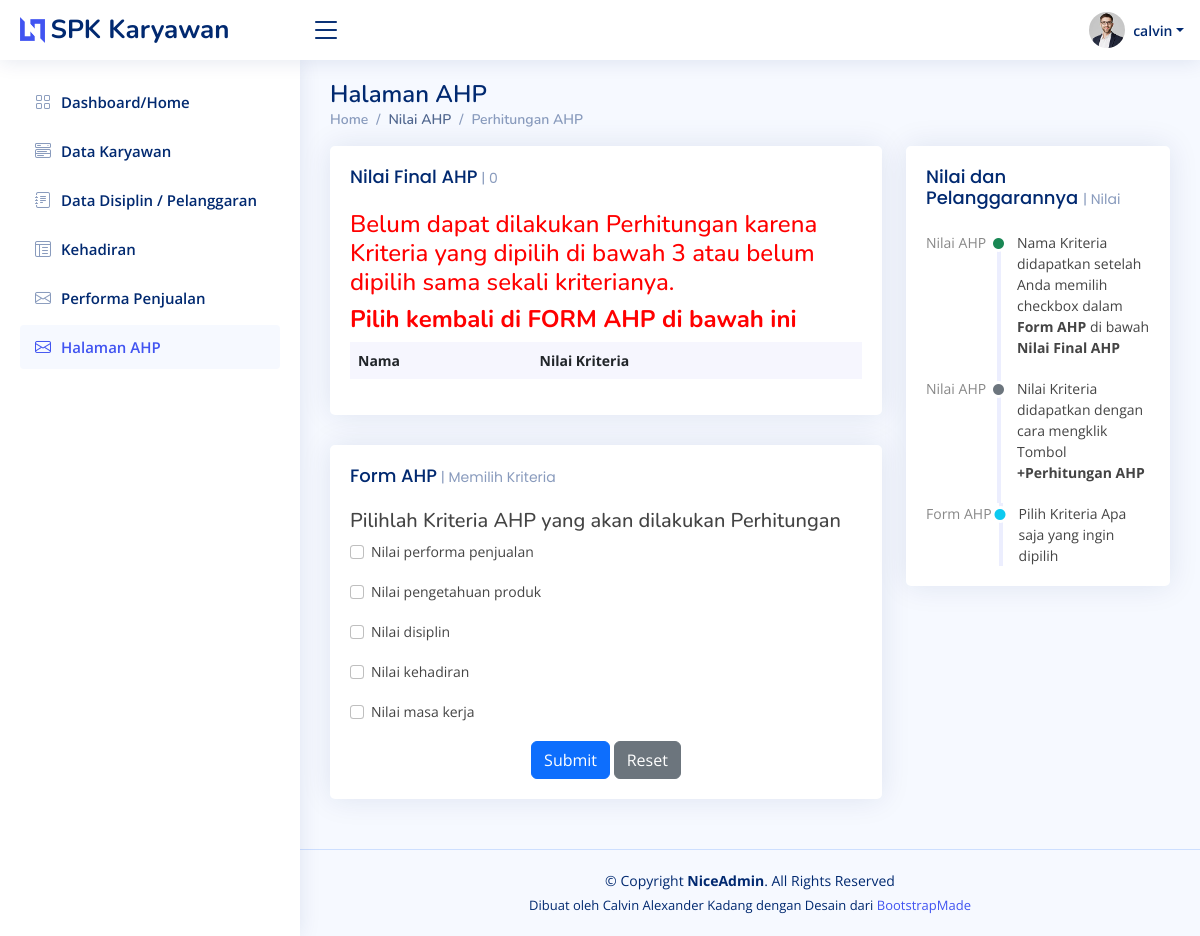
The page /ahp/ (signed in) on the database as committed earlier.
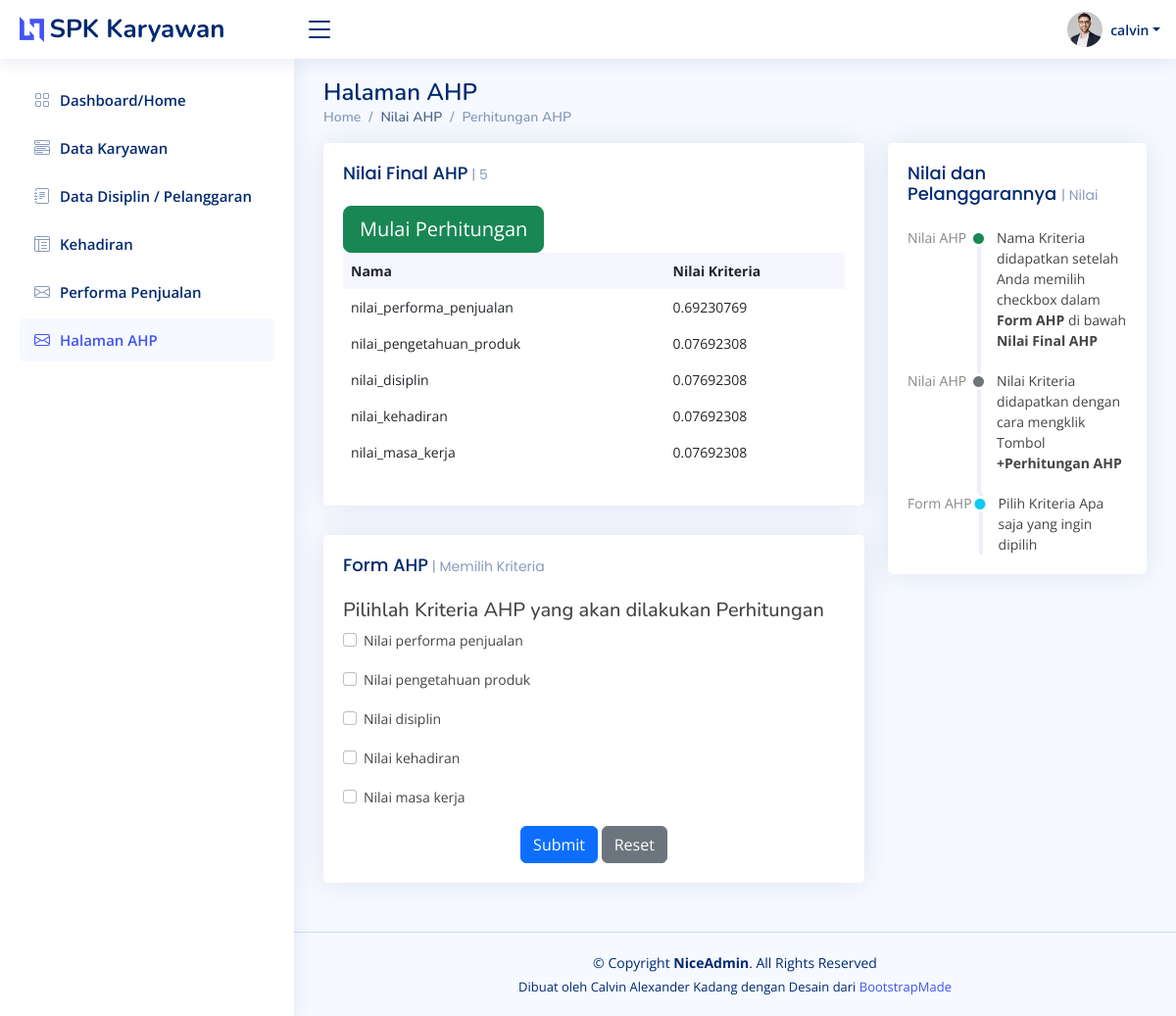
The same page on the database as committed later.
### base/models.py (models this page shows, shortened)
class Nilai_Ahp(models.Model):
    id = models.AutoField(primary_key=True)
    nama_kriteria = models.CharField(null=True, blank=True, max_length=200)
    value_kriteria = models.DecimalField(null=True, blank=True, max_digits=10, decimal_places=8)

### base/views.py (the view)
# urls.py: path('ahp/', views.show_ahp, name='nilai_ahp'),
@login_required(login_url='login')
def show_ahp(request):
    nilai_ahp = Nilai_Ahp.objects.all()
    page = 'ahp'
    if Nilai_Ahp.objects.count() < 3:
        nilai_ahp_ada = 'No'
    elif Nilai_Ahp.objects.exists():
        nilai_ahp_ada = 'Yes'
    else:
        nilai_ahp_ada = 'No'
    if request.method == "POST":
        form = AhpForm(request.POST)
        if form.is_valid():
            Nilai_Ahp.objects.all().delete()
            for field_name, checked in form.cleaned_data.items():
                if checked:
                    checked_score = Nilai_Ahp(nama_kriteria=field_name)
                    checked_score.save()
            return redirect('nilai_ahp')
    else:
        form = AhpForm()
    context = {
        'nilai_ahp': nilai_ahp,
        'page': page,
        'form': form,
        'nilai_ahp_ada': nilai_ahp_ada
    }
    return render(request, 'base/ahp.html', context)

### base/forms.py (shortened to what this page needs)
class AhpForm(forms.Form):
    def __init__(self, *args, **kwargs):
        super().__init__(*args, **kwargs)
        for field in Penilaian._meta.get_fields():
            if isinstance(field, DecimalField):
                self.fields[field.name] = forms.BooleanField(required=False)

### base/templates/base/ahp.html (shortened to what the changed rows need)
{% extends 'main.html' %}
{% load static %}
{% load mathfilters %}
{% load crispy_forms_tags %}
{% block content %}
<main id="main" class="main">
    <div class="pagetitle">
        <h1>Halaman AHP</h1>
    </div>
    <section class="section dashboard">
        <div class="row">
            <div class="col-lg-8">
                <div class="row">
                    <div class="col-12">
                        <div class="card recent-sales overflow-auto">
                            <div class="card-body">
                                <h5 class="card-title">Nilai Final AHP<span> | {{ nilai_ahp.count}}</span></h5>
                                    {% if nilai_ahp_ada == 'Yes' %}
                                    <a href="{% url 'perhitungan_ahp' %}" class="btn btn-success btn-lg">Mulai Perhitungan</a>
                                    {% else %}
                                    <h4 style="color:red">
                                        Belum dapat dilakukan Perhitungan karena Kriteria yang dipilih di bawah 3
                                        atau
                                        belum dipilih sama sekali kriterianya.
                                    </h4>
                                    <h4 style="color:red">
                                        <strong>Pilih kembali di FORM AHP di bawah ini</strong>
                                    </h4>
                                    {% endif %}
                                <table class="table table-borderless datatable">
                                    <thead>
                                        <tr>
                                            <th scope="col">Nama</th>
                                            <th scope="col">Nilai Kriteria</th>
                                        </tr>
                                    </thead>
                                    <tbody>
                                        {% for nilai_ahp in nilai_ahp %}
                                        <tr>
                                            <td>{{ nilai_ahp.nama_kriteria }}</td>
                                            {% if nilai_ahp.value_kriteria == None%}
                                            <td>Nilai Belum ditentukan <strong>Silahkan Klik Tombol Mulai Perhitungan</strong></td>
                                            {% else %}
                                            <td>{{ nilai_ahp.value_kriteria }}</td>
                                            {% endif %}
                                        </tr>
                                        {% endfor %}
                                    </tbody>
                                </table>
                            </div>
                        </div>
                    </div>
                </div>
            </div>
        </div>
    </section>
</main>
{% endblock content %}

Rows that differ between the two databases and show on the page:
added Nilai_Ahp: nama_kriteria "nilai_performa_penjualan", value_kriteria "0.69230769"
added Nilai_Ahp: nama_kriteria "nilai_pengetahuan_produk", value_kriteria "0.07692308"
added Nilai_Ahp: nama_kriteria "nilai_disiplin", value_kriteria "0.07692308"
added Nilai_Ahp: nama_kriteria "nilai_kehadiran", value_kriteria "0.07692308"
added Nilai_Ahp: nama_kriteria "nilai_masa_kerja", value_kriteria "0.07692308"
Other text that changed with them:
{{ nilai_ahp.count }}: "0" → "5"
text no longer shown: "Belum dapat dilakukan Perhitungan karena Kriteria yang dipilih di bawah 3 atau belum dipilih sama sekali kriterianya. Pilih kembali di FORM AHP di bawah ini"
text now shown: "Mulai Perhitungan"
